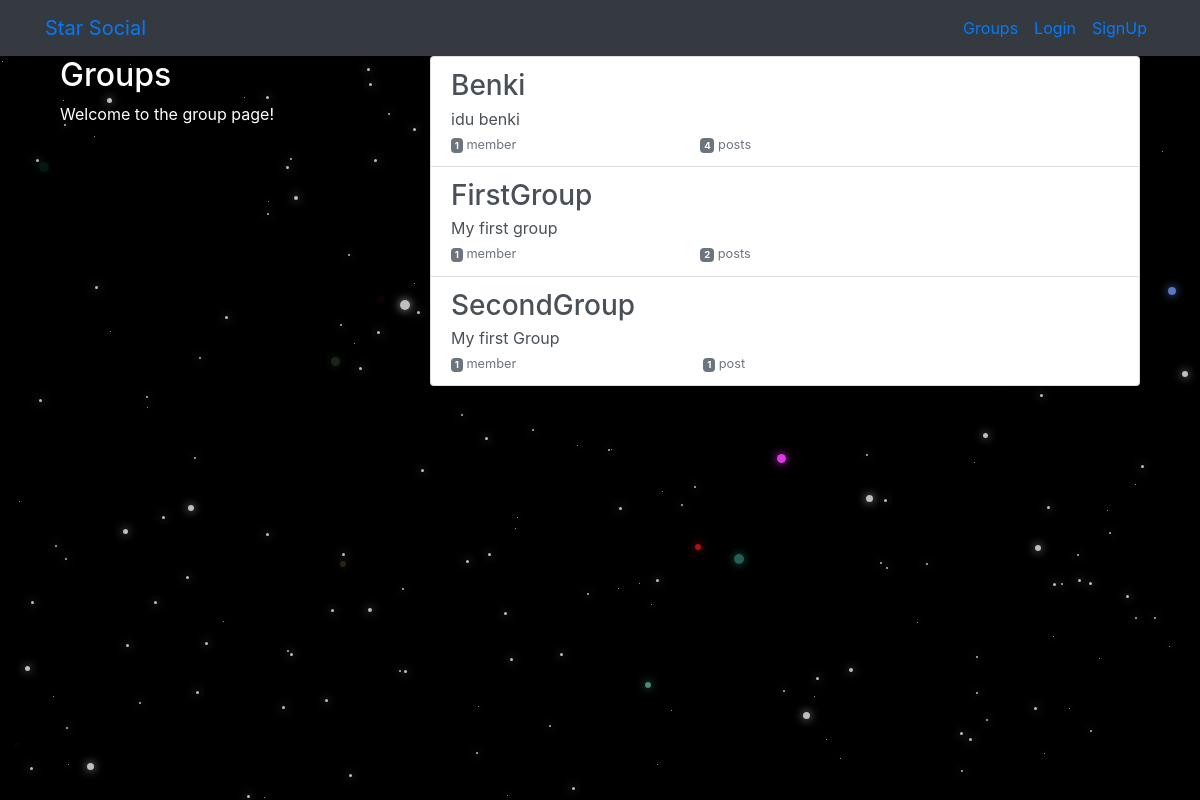
The app's page /groups/ with its own data.
### groups/models.py (models this page shows, shortened)
class Group(models.Model):
    name=models.CharField(max_length=255,unique=True)
    slug=models.SlugField(allow_unicode=True,unique=True)
    description=models.TextField(blank=True,default='')
    description_html=models.TextField(editable=False,default='',blank=True)
    members=models.ManyToManyField(User,through='GroupMember')
    class Meta:
        ordering=['name']

### groups/views.py (the view)
# urls.py: path('',views.ListGroups.as_view(),name='all'),
class ListGroups(generic.ListView):
    model=Group

### groups/templates/groups/group_list.html (shortened to what this page needs)
{% extends "groups/group_base.html" %}
{% block pregroup %}
  <div class="col-md-4">
    <div class="content">
      <h2>Groups</h2>
      <p>Welcome to the group page!</p>
    </div>
  </div>
{% endblock %}
{% block group_content %}
  <div class="col-md-8">
    <div class="list-group">
      {% for group in object_list %}
      <a href="{% url 'groups:single' slug=group.slug %}"
        class="list-group-item list-group-item-action flex-column align-items-start">
        <h3 class="mb-1">{{ group.name }}</h3>
        <p class="mb-1">{{ group.description|safe }}</p>
        <div class="d-flex w-40 justify-content-between">
          <small class="text-muted"><span class="badge badge-secondary">
          {{ group.members.count }}</span> member{{ group.members.count|pluralize }}</small>
          <small class="text-muted"><span class="badge badge-secondary">
          {{ group.posts.count }}</span> post{{ group.posts.count|pluralize }}</small>
        </div>
      </a>
      {% endfor %}
    </div>
  </div>
{% endblock %}

### static/simplesocial/css/master.css (style rules this page uses)
body { background: #000; }

### records on screen
Group: name "Benki", description "idu benki", members.count "1", posts.count "4"
Group: name "FirstGroup", description "My first group", members.count "1", posts.count "2"
Group: name "SecondGroup", description "My first Group", members.count "1", posts.count "1"
